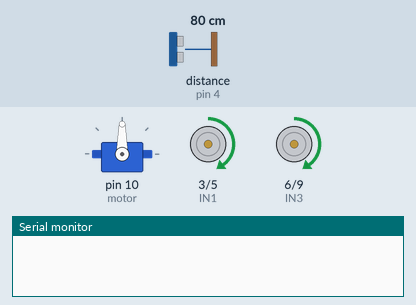
This sketch was run on a simulated Arduino Uno, built with avr-gcc and run on an emulated ATmega328P. Shown: servo, motor-driver pin pairs drawn as motors (green arrow = first pin HIGH = forward, orange = second pin HIGH = backward, longer = more drive), the last lines printed to the serial monitor. Wiring (inferred from the names in the program): ultrasonic range finder: trigger pin 2; echo pin 4. The test bench sets the inputs (shaded band); at power-on: distance to the obstacle (sensor on pin 4) 80 cm. The echo pulse lasts 58.3 µs per cm; random numbers use the default seed unless the sketch sets one.

Above: at 1.2 s.
1.3 s: distance to the obstacle (sensor on pin 4) set to 22 cm
2.8 s: distance to the obstacle (sensor on pin 4) set to 18 cm
At 3.4 s:
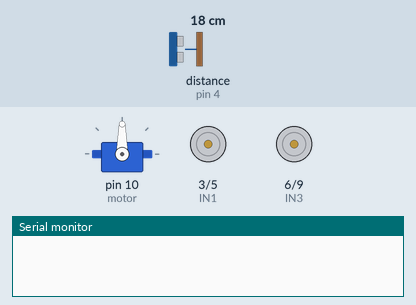
At 4.6 s:
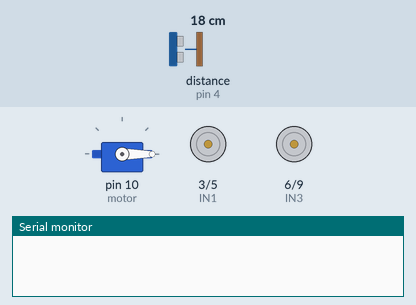
5.8 s: distance to the obstacle (sensor on pin 4) set to 35 cm
At 6.8 s:
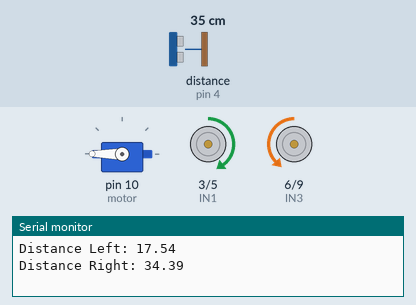
Timing chart, 0 to 8.8 s (numbered marks = the images above; inputs shaded):
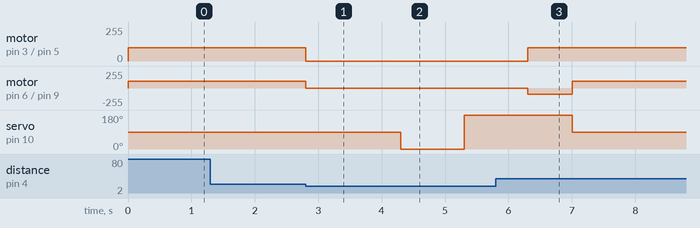

Measured:
- the behaviour switches between 21 and 20 cm on distance to the obstacle (sensor on pin 4) (found by bisection; images 0 and 1)
- after the input at 1.3 s, every drawn part: stays the same
- after the input at 2.8 s, motor on pin 3 (IN1) / pin 5 (IN2), motor on pin 6 (IN3) / pin 9 (IN4): forward 100/255 → stopped at once; servo on pin 10 (motor): 90° → 0° after 1.5 s, → 180° 1.0 s later

The sketch:

Obstacle_avoidance.ino
```cpp
#include <Servo.h>

int IN1 = 3;
int IN2 = 5;
int IN3 = 6;
int IN4 = 9;
int trig = 2;
int echo = 4;
float time;
float distance;
float distance_left;
float distance_right;
Servo motor;

void setup() {
  pinMode(IN1, OUTPUT);
  pinMode(IN2, OUTPUT);
  pinMode(IN3, OUTPUT);
  pinMode(IN4, OUTPUT);
  pinMode(trig, OUTPUT);
  pinMode(echo, INPUT);
  motor.attach(10);
  Serial.begin(9600);
}

void forward() {
  analogWrite(IN1, 100);
  analogWrite(IN2, 0);
  analogWrite(IN3, 100);
  analogWrite(IN4, 0);
}

void backward() {
  analogWrite(IN1, 0);
  analogWrite(IN2, 100);
  analogWrite(IN3, 0);
  analogWrite(IN4, 100);
}

void turn_right() {
  analogWrite(IN1, 90);
  analogWrite(IN2, 0);
  analogWrite(IN3, 0);
  analogWrite(IN4, 90);
}

void turn_left() {
  analogWrite(IN1, 0);
  analogWrite(IN2, 90);
  analogWrite(IN3, 90);
  analogWrite(IN4, 0);
}

void stop() {
  analogWrite(IN1, 0);
  analogWrite(IN2, 0);
  analogWrite(IN3, 0);
  analogWrite(IN4, 0);
  delay(500);
}

float USS() {
  digitalWrite(trig, LOW);
  delayMicroseconds(2);
  digitalWrite(trig, HIGH);
  delayMicroseconds(10);
  digitalWrite(trig, LOW);

  time = pulseIn(echo, HIGH, 30000);
  if (time == 0) {
    return 400;
  }

  distance = time * 0.034 / 2;
  return distance;
}

void loop() {
  motor.write(90);
  float current_distance = USS();

  if (current_distance > 20) {
    forward();
  } else {
    stop();
    delay(1000);

    // قياس المسافة إلى اليسار
    motor.write(0);
    delay(1000);
    distance_left = USS();

    // قياس المسافة إلى اليمين
    motor.write(180);
    delay(1000);
    distance_right = USS();

    Serial.print("Distance Left: ");
    Serial.println(distance_left);
    Serial.print("Distance Right: ");
    Serial.println(distance_right);

    if (distance_left > 20 && distance_right > 20) {
      if (distance_left > distance_right) {
        turn_left();
        delay(700);
      } else {
        turn_right();
        delay(700);
      }
    } else if (distance_left > 20) {
      turn_left();
      delay(700);
    } else if (distance_right > 20) {
      turn_right();
      delay(700);
    } else {
      // إذا كان هناك عائق في كل الاتجاهات، قم بالتراجع مع الدوران
      backward();
      delay(1500);

      stop();
      delay(500);

      // اختيار اتجاه عشوائي للدوران بعد التراجع
      if (random(2) == 0) {
        turn_left();
      } else {
        turn_right();
      }
      delay(1200); // وقت أطول للدوران حتى يغير مساره

      stop();
      delay(500);
    }

    forward();
  }
}
```
